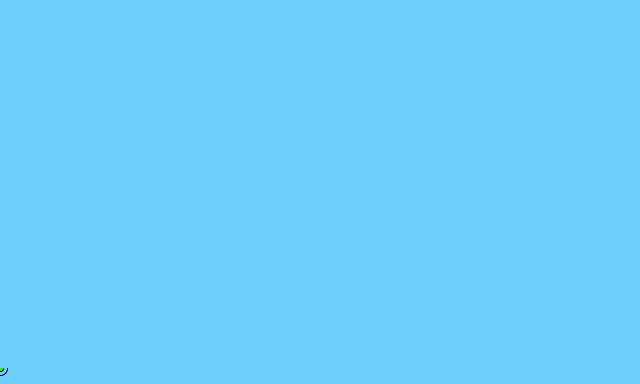
Frame 1 (no input)
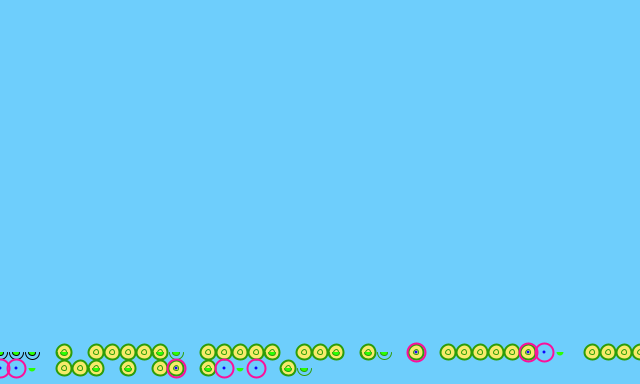
Frame 60 (the mouse pressed at the canvas centre just before this capture)
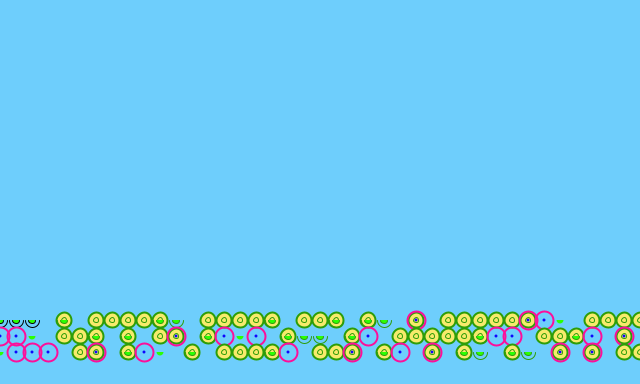
Frame 120 (the mouse held since frame 60 and released just before this capture)

The Processing sketch that drew these frames (run headless with seeded random() and noise(); from frame 60 on, the mouse is pressed at the canvas centre):

// Processing sketch: porting4
// ── porting4.pde
int w = 16;
    int h = 16;
    int index = 0;
    void setup() {
      size(640, 384);
      background(#6ECEFC);
      strokeWeight(2);
      
      smooth();
}
    void draw() {
      int x1 = w*index;
      int x2 = x1 + w;
      int y1 = h*23;
      int y2 = h*24;
      if (random(2) < 1) {
        fill(#F7EA6B);
        stroke(#2D9D08);
        //stroke(#FF08F3);
        strokeWeight(2);
        ellipse(x2, y1, 15, 15);
        noFill();
        strokeWeight(1);
        ellipse(x2, y1, 5, 5);
      } else if (random(7) < 4) {
        strokeWeight(1);
        noFill();
        arc(x1, y1, 14, 14, 0, TWO_PI-PI);
        fill(#2BFF03);
        arc(x1, y1, 7, 7, 0, TWO_PI-PI);
        
} else {
  noFill();
  stroke(#FC0F9A);
  strokeWeight(2);
  //ellipseMode(CORNER);
  ellipse(x1, y1, 18, 18);
  //line(x1, y2, x2, y1);
  noStroke();
  fill(#0E08FC);
  ellipse(x1, y1, 3, 3);
}
      index++;
      if (index == width/w) {
        PImage p = get(0, h, width, h*23);
        background(#6ECEFC);
        set(0, 0, p);
        index = 0;
} }
